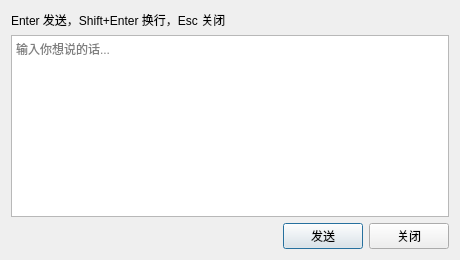
<?xml version="1.0" encoding="UTF-8"?>
<ui version="4.0">
 <class>ChatInputDialog</class>
 <widget class="QDialog" name="ChatInputDialog">
  <property name="geometry">
   <rect>
    <x>0</x>
    <y>0</y>
    <width>460</width>
    <height>260</height>
   </rect>
  </property>
  <property name="windowTitle">
   <string>聊天输入</string>
  </property>
  <layout class="QVBoxLayout" name="main_layout">
   <item>
    <widget class="QLabel" name="hint_label">
     <property name="text">
      <string>Enter 发送，Shift+Enter 换行，Esc 关闭</string>
     </property>
    </widget>
   </item>
   <item>
    <widget class="QTextEdit" name="message_text_edit">
     <property name="placeholderText">
      <string>输入你想说的话...</string>
     </property>
    </widget>
   </item>
   <item>
    <layout class="QHBoxLayout" name="button_layout">
     <item>
      <spacer name="button_left_spacer">
       <property name="orientation">
        <enum>Qt::Horizontal</enum>
       </property>
       <property name="sizeHint" stdset="0">
        <size>
         <width>40</width>
         <height>20</height>
        </size>
       </property>
      </spacer>
     </item>
     <item>
      <widget class="QPushButton" name="send_button">
       <property name="text">
        <string>发送</string>
       </property>
      </widget>
     </item>
     <item>
      <widget class="QPushButton" name="cancel_button">
       <property name="text">
        <string>关闭</string>
       </property>
      </widget>
     </item>
    </layout>
   </item>
  </layout>
 </widget>
 <resources/>
 <connections/>
</ui>
